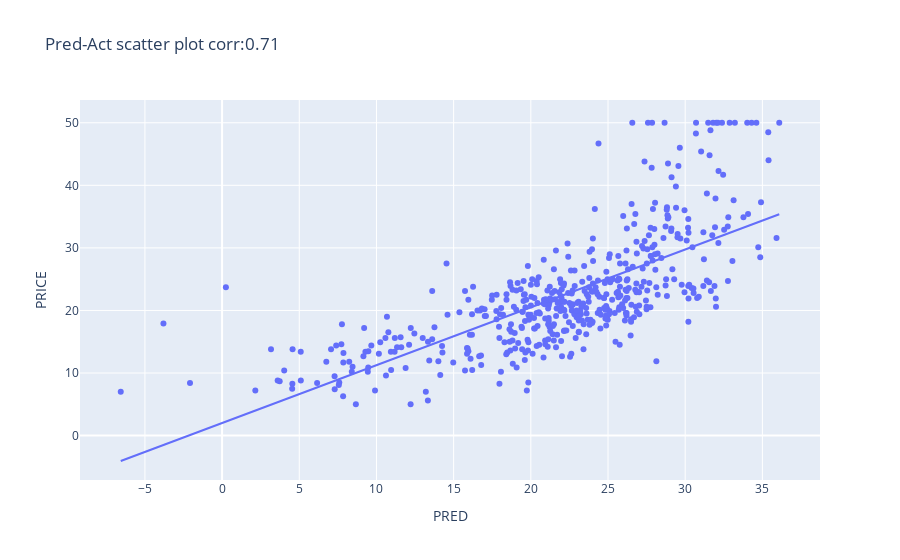

Here is the notebook cell this chart was saved with:
### Code cell
df['PRED'] = my_lr.predict(X)
corr = df[['PRED','PRICE']].corr()['PRICE']['PRED'].round(2)
px.scatter(df, x='PRED', y='PRICE', trendline="ols", title='Pred-Act scatter plot corr:{}'.format(corr))

### Figure 1 — Plotly figure (JSON) as saved in the notebook; plotly's stock layout.template omitted (floating-point values rounded to 4 significant figures; data arrays with more than 128 entries replaced by an {"elided": "..."} marker saying what was removed)
{"data": [{"hovertemplate": "PRED=%{x}<br>PRICE=%{y}<extra></extra>", "legendgroup": "", "marker": {"color": "#636efa", "symbol": "circle"}, "mode": "markers", "name": "", "orientation": "v", "showlegend": false, "type": "scatter", "x": {"elided": "506 float values"}, "xaxis": "x", "y": {"elided": "506 float values"}, "yaxis": "y"}, {"hovertemplate": "<b>OLS trendline</b><br>PRICE = 0.924386 * PRED + 2.00873<br>R<sup>2</sup>=0.506678<br><br>PRED=%{x}<br>PRICE=%{y} <b>(trend)</b><extra></extra>", "legendgroup": "", "marker": {"color": "#636efa", "symbol": "circle"}, "mode": "lines", "name": "", "showlegend": false, "type": "scatter", "x": {"elided": "506 float values"}, "xaxis": "x", "y": {"elided": "506 float values"}, "yaxis": "y"}], "layout": {"autosize": true, "legend": {"tracegroupgap": 0}, "title": {"text": "Pred-Act scatter plot corr:0.71"}, "xaxis": {"anchor": "y", "autorange": true, "domain": [0, 1], "range": [-9.153, 38.68], "title": {"text": "PRED"}, "type": "linear"}, "yaxis": {"anchor": "x", "autorange": true, "domain": [0, 1], "range": [-7.135, 54.36], "title": {"text": "PRICE"}, "type": "linear"}}}
